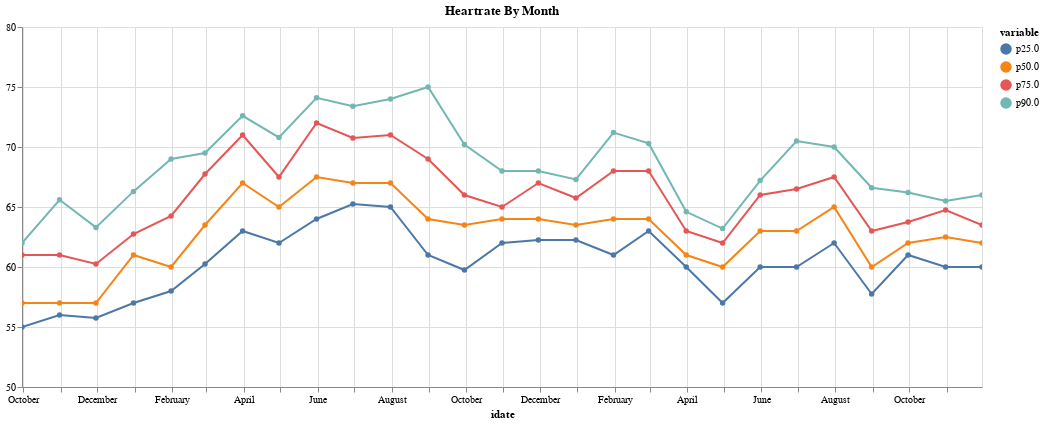
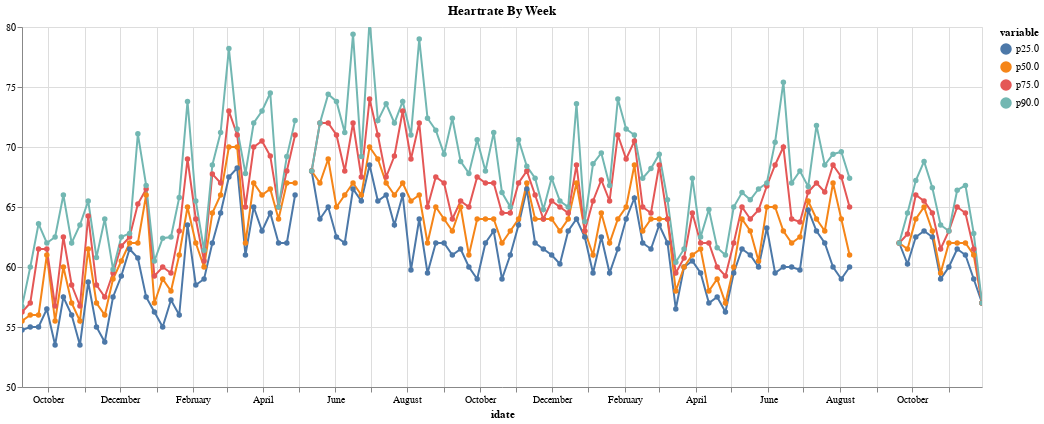

Write notebook code for charts like these, in order.
### Code cell
metric, domain = "Heartrate", (50, 80)

print("Scroll to see year markers, select in index to zoom in")

for freq in "Month Week".split():
    pd_freq_value = freq[0]  # hack, pandas Freq are D,W,M
    df_group_time = df.copy()[metric].resample(pd_freq_value)
    t1 = df_group_time.count().reset_index()
    # Create the root df for output
    df_to_graph = t1.drop(columns=metric)
    for q in [0.25, 0.5, 0.75, 0.9]:
        df_to_graph[f"p{q*100}"] = df_group_time.quantile(q).reset_index()[metric]

    # No start adding back the rows
    df_melted = df_to_graph.melt(
        id_vars=["idate"],
    )
    height_in_inches = 60  # todo figure out how to get this by calculation
    selection = alt.selection_multi(fields=["variable"], bind="legend")
    c = (
        alt.Chart(df_melted)
        .mark_line(point=True)
        .encode(
            y=alt.Y("value", title="", scale=alt.Scale(domain=domain)),
            x="idate:T",
            color="variable",
            tooltip=["idate:T", "value:Q"],
            opacity=alt.condition(selection, alt.value(1), alt.value(0.2)),
        )
        .properties(
            width=16 * height_in_inches,
            height=6 * height_in_inches,
            title=f"{metric} By {freq}",
        )
        .interactive()
    ).add_selection(selection)

    display(c)

### Figure 1 — Vega-Lite specification as saved in the notebook (floating-point values rounded to 4 significant figures)
{"config": {"view": {"continuousWidth": 400, "continuousHeight": 300}}, "data": {"name": "data-76511b99c9afc46dd0f828bf3eeb5085"}, "mark": {"type": "line", "point": true}, "encoding": {"color": {"type": "nominal", "field": "variable"}, "opacity": {"condition": {"value": 1, "selection": "selector025"}, "value": 0.2}, "tooltip": [{"type": "temporal", "field": "idate"}, {"type": "quantitative", "field": "value"}], "x": {"type": "temporal", "field": "idate"}, "y": {"type": "quantitative", "field": "value", "scale": {"domain": [50, 80]}, "title": ""}}, "height": 360, "selection": {"selector026": {"type": "interval", "bind": "scales", "encodings": ["x", "y"]}, "selector025": {"type": "multi", "fields": ["variable"], "bind": "legend"}}, "title": "Heartrate By Month", "width": 960, "$schema": "https://vega.github.io/schema/vega-lite/v4.8.1.json", "datasets": {"data-76511b99c9afc46dd0f828bf3eeb5085": [{"idate": "2018-09-30T00:00:00", "variable": "p25.0", "value": 55.0}, {"idate": "2018-10-31T00:00:00", "variable": "p25.0", "value": 56.0}, {"idate": "2018-11-30T00:00:00", "variable": "p25.0", "value": 55.75}, {"idate": "2018-12-31T00:00:00", "variable": "p25.0", "value": 57.0}, {"idate": "2019-01-31T00:00:00", "variable": "p25.0", "value": 58.0}, {"idate": "2019-02-28T00:00:00", "variable": "p25.0", "value": 60.25}, {"idate": "2019-03-31T00:00:00", "variable": "p25.0", "value": 63.0}, {"idate": "2019-04-30T00:00:00", "variable": "p25.0", "value": 62.0}, {"idate": "2019-05-31T00:00:00", "variable": "p25.0", "value": 64.0}, {"idate": "2019-06-30T00:00:00", "variable": "p25.0", "value": 65.25}, {"idate": "2019-07-31T00:00:00", "variable": "p25.0", "value": 65.0}, {"idate": "2019-08-31T00:00:00", "variable": "p25.0", "value": 61.0}, {"idate": "2019-09-30T00:00:00", "variable": "p25.0", "value": 59.75}, {"idate": "2019-10-31T00:00:00", "variable": "p25.0", "value": 62.0}, {"idate": "2019-11-30T00:00:00", "variable": "p25.0", "value": 62.25}, {"idate": "2019-12-31T00:00:00", "variable": "p25.0", "value": 62.25}, {"idate": "2020-01-31T00:00:00", "variable": "p25.0", "value": 61.0}, {"idate": "2020-02-29T00:00:00", "variable": "p25.0", "value": 63.0}, {"idate": "2020-03-31T00:00:00", "variable": "p25.0", "value": 60.0}, {"idate": "2020-04-30T00:00:00", "variable": "p25.0", "value": 57.0}, {"idate": "2020-05-31T00:00:00", "variable": "p25.0", "value": 60.0}, {"idate": "2020-06-30T00:00:00", "variable": "p25.0", "value": 60.0}, {"idate": "2020-07-31T00:00:00", "variable": "p25.0", "value": 62.0}, {"idate": "2020-08-31T00:00:00", "variable": "p25.0", "value": 57.75}, {"idate": "2020-09-30T00:00:00", "variable": "p25.0", "value": 61.0}, {"idate": "2020-10-31T00:00:00", "variable": "p25.0", "value": 60.0}, {"idate": "2020-11-30T00:00:00", "variable": "p25.0", "value": 60.0}, {"idate": "2018-09-30T00:00:00", "variable": "p50.0", "value": 57.0}, {"idate": "2018-10-31T00:00:00", "variable": "p50.0", "value": 57.0}, {"idate": "2018-11-30T00:00:00", "variable": "p50.0", "value": 57.0}, {"idate": "2018-12-31T00:00:00", "variable": "p50.0", "value": 61.0}, {"idate": "2019-01-31T00:00:00", "variable": "p50.0", "value": 60.0}, {"idate": "2019-02-28T00:00:00", "variable": "p50.0", "value": 63.5}, {"idate": "2019-03-31T00:00:00", "variable": "p50.0", "value": 67.0}, {"idate": "2019-04-30T00:00:00", "variable": "p50.0", "value": 65.0}, {"idate": "2019-05-31T00:00:00", "variable": "p50.0", "value": 67.5}, {"idate": "2019-06-30T00:00:00", "variable": "p50.0", "value": 67.0}, {"idate": "2019-07-31T00:00:00", "variable": "p50.0", "value": 67.0}, {"idate": "2019-08-31T00:00:00", "variable": "p50.0", "value": 64.0}, {"idate": "2019-09-30T00:00:00", "variable": "p50.0", "value": 63.5}, {"idate": "2019-10-31T00:00:00", "variable": "p50.0", "value": 64.0}, {"idate": "2019-11-30T00:00:00", "variable": "p50.0", "value": 64.0}, {"idate": "2019-12-31T00:00:00", "variable": "p50.0", "value": 63.5}, {"idate": "2020-01-31T00:00:00", "variable": "p50.0", "value": 64.0}, {"idate": "2020-02-29T00:00:00", "variable": "p50.0", "value": 64.0}, {"idate": "2020-03-31T00:00:00", "variable": "p50.0", "value": 61.0}, {"idate": "2020-04-30T00:00:00", "variable": "p50.0", "value": 60.0}, {"idate": "2020-05-31T00:00:00", "variable": "p50.0", "value": 63.0}, {"idate": "2020-06-30T00:00:00", "variable": "p50.0", "value": 63.0}, {"idate": "2020-07-31T00:00:00", "variable": "p50.0", "value": 65.0}, {"idate": "2020-08-31T00:00:00", "variable": "p50.0", "value": 60.0}, {"idate": "2020-09-30T00:00:00", "variable": "p50.0", "value": 62.0}, {"idate": "2020-10-31T00:00:00", "variable": "p50.0", "value": 62.5}, {"idate": "2020-11-30T00:00:00", "variable": "p50.0", "value": 62.0}, {"idate": "2018-09-30T00:00:00", "variable": "p75.0", "value": 61.0}, {"idate": "2018-10-31T00:00:00", "variable": "p75.0", "value": 61.0}, {"idate": "2018-11-30T00:00:00", "variable": "p75.0", "value": 60.25}, {"idate": "2018-12-31T00:00:00", "variable": "p75.0", "value": 62.75}, {"idate": "2019-01-31T00:00:00", "variable": "p75.0", "value": 64.25}, {"idate": "2019-02-28T00:00:00", "variable": "p75.0", "value": 67.75}, {"idate": "2019-03-31T00:00:00", "variable": "p75.0", "value": 71.0}, {"idate": "2019-04-30T00:00:00", "variable": "p75.0", "value": 67.5}, {"idate": "2019-05-31T00:00:00", "variable": "p75.0", "value": 72.0}, {"idate": "2019-06-30T00:00:00", "variable": "p75.0", "value": 70.75}, {"idate": "2019-07-31T00:00:00", "variable": "p75.0", "value": 71.0}, {"idate": "2019-08-31T00:00:00", "variable": "p75.0", "value": 69.0}, {"idate": "2019-09-30T00:00:00", "variable": "p75.0", "value": 66.0}, {"idate": "2019-10-31T00:00:00", "variable": "p75.0", "value": 65.0}, {"idate": "2019-11-30T00:00:00", "variable": "p75.0", "value": 67.0}, {"idate": "2019-12-31T00:00:00", "variable": "p75.0", "value": 65.75}, {"idate": "2020-01-31T00:00:00", "variable": "p75.0", "value": 68.0}, {"idate": "2020-02-29T00:00:00", "variable": "p75.0", "value": 68.0}, {"idate": "2020-03-31T00:00:00", "variable": "p75.0", "value": 63.0}, {"idate": "2020-04-30T00:00:00", "variable": "p75.0", "value": 62.0}, {"idate": "2020-05-31T00:00:00", "variable": "p75.0", "value": 66.0}, {"idate": "2020-06-30T00:00:00", "variable": "p75.0", "value": 66.5}, {"idate": "2020-07-31T00:00:00", "variable": "p75.0", "value": 67.5}, {"idate": "2020-08-31T00:00:00", "variable": "p75.0", "value": 63.0}, {"idate": "2020-09-30T00:00:00", "variable": "p75.0", "value": 63.75}, {"idate": "2020-10-31T00:00:00", "variable": "p75.0", "value": 64.75}, {"idate": "2020-11-30T00:00:00", "variable": "p75.0", "value": 63.5}, {"idate": "2018-09-30T00:00:00", "variable": "p90.0", "value": 62.0}, {"idate": "2018-10-31T00:00:00", "variable": "p90.0", "value": 65.6}, {"idate": "2018-11-30T00:00:00", "variable": "p90.0", "value": 63.3}, {"idate": "2018-12-31T00:00:00", "variable": "p90.0", "value": 66.3}, {"idate": "2019-01-31T00:00:00", "variable": "p90.0", "value": 69.0}, {"idate": "2019-02-28T00:00:00", "variable": "p90.0", "value": 69.5}, {"idate": "2019-03-31T00:00:00", "variable": "p90.0", "value": 72.6}, {"idate": "2019-04-30T00:00:00", "variable": "p90.0", "value": 70.8}, {"idate": "2019-05-31T00:00:00", "variable": "p90.0", "value": 74.1}, {"idate": "2019-06-30T00:00:00", "variable": "p90.0", "value": 73.4}, {"idate": "2019-07-31T00:00:00", "variable": "p90.0", "value": 74.0}, {"idate": "2019-08-31T00:00:00", "variable": "p90.0", "value": 75.0}, {"idate": "2019-09-30T00:00:00", "variable": "p90.0", "value": 70.2}, {"idate": "2019-10-31T00:00:00", "variable": "p90.0", "value": 68.0}, {"idate": "2019-11-30T00:00:00", "variable": "p90.0", "value": 68.0}, {"idate": "2019-12-31T00:00:00", "variable": "p90.0", "value": 67.3}, {"idate": "2020-01-31T00:00:00", "variable": "p90.0", "value": 71.2}, {"idate": "2020-02-29T00:00:00", "variable": "p90.0", "value": 70.3}, {"idate": "2020-03-31T00:00:00", "variable": "p90.0", "value": 64.6}, {"idate": "2020-04-30T00:00:00", "variable": "p90.0", "value": 63.2}, {"idate": "2020-05-31T00:00:00", "variable": "p90.0", "value": 67.2}, {"idate": "2020-06-30T00:00:00", "variable": "p90.0", "value": 70.5}, {"idate": "2020-07-31T00:00:00", "variable": "p90.0", "value": 70.0}, {"idate": "2020-08-31T00:00:00", "variable": "p90.0", "value": 66.6}, {"idate": "2020-09-30T00:00:00", "variable": "p90.0", "value": 66.2}, {"idate": "2020-10-31T00:00:00", "variable": "p90.0", "value": 65.5}, {"idate": "2020-11-30T00:00:00", "variable": "p90.0", "value": 66.0}]}}

### Figure 2 — Vega-Lite specification as saved in the notebook (floating-point values rounded to 4 significant figures; data arrays with more than 128 entries replaced by an {"elided": "..."} marker saying what was removed)
{"config": {"view": {"continuousWidth": 400, "continuousHeight": 300}}, "data": {"name": "data-4110ed4598dfe98f6506350df23a0361"}, "mark": {"type": "line", "point": true}, "encoding": {"color": {"type": "nominal", "field": "variable"}, "opacity": {"condition": {"value": 1, "selection": "selector027"}, "value": 0.2}, "tooltip": [{"type": "temporal", "field": "idate"}, {"type": "quantitative", "field": "value"}], "x": {"type": "temporal", "field": "idate"}, "y": {"type": "quantitative", "field": "value", "scale": {"domain": [50, 80]}, "title": ""}}, "height": 360, "selection": {"selector028": {"type": "interval", "bind": "scales", "encodings": ["x", "y"]}, "selector027": {"type": "multi", "fields": ["variable"], "bind": "legend"}}, "title": "Heartrate By Week", "width": 960, "$schema": "https://vega.github.io/schema/vega-lite/v4.8.1.json", "datasets": {"data-4110ed4598dfe98f6506350df23a0361": {"elided": "468 records"}}}
